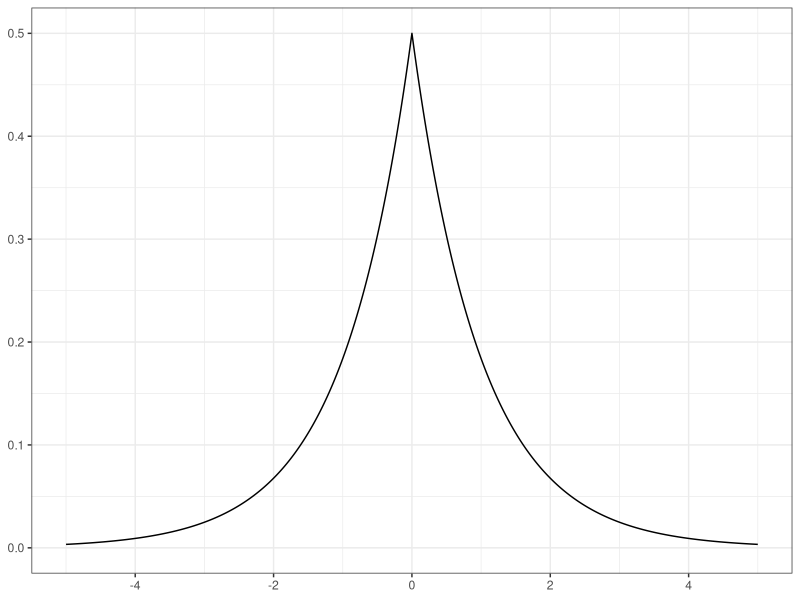
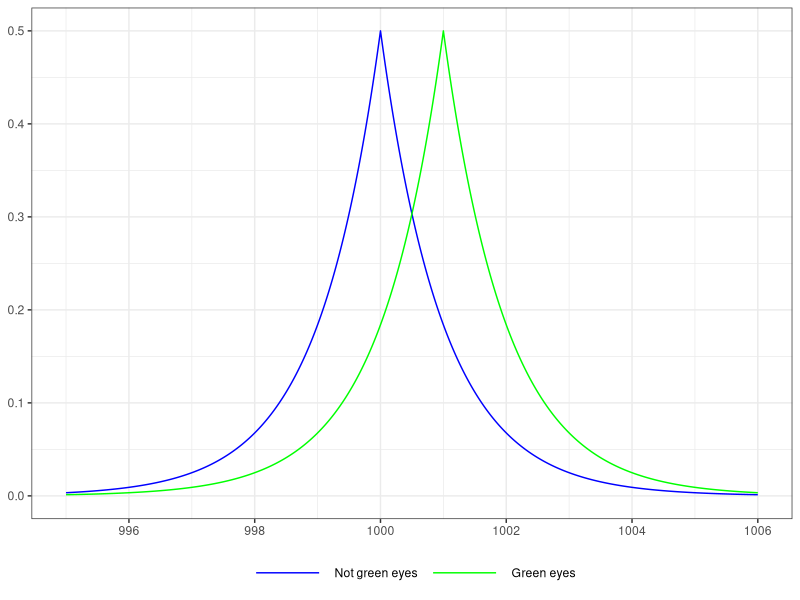
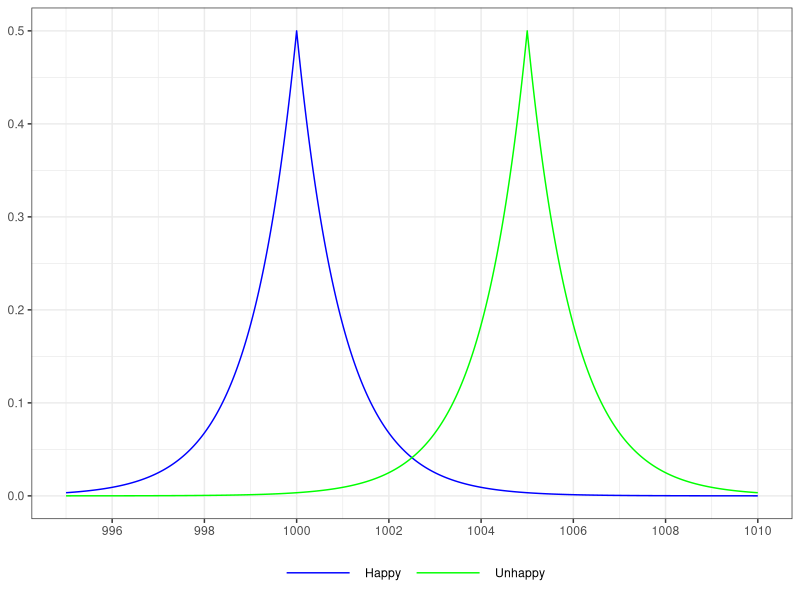
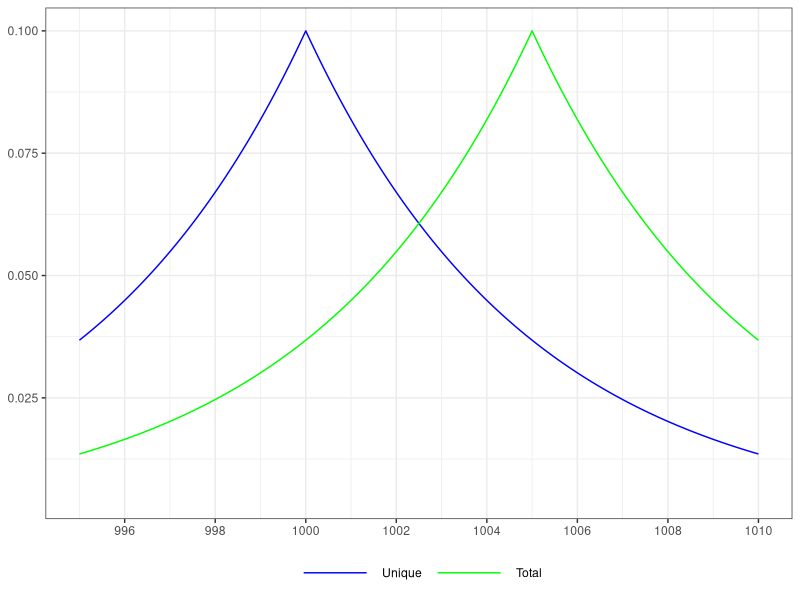
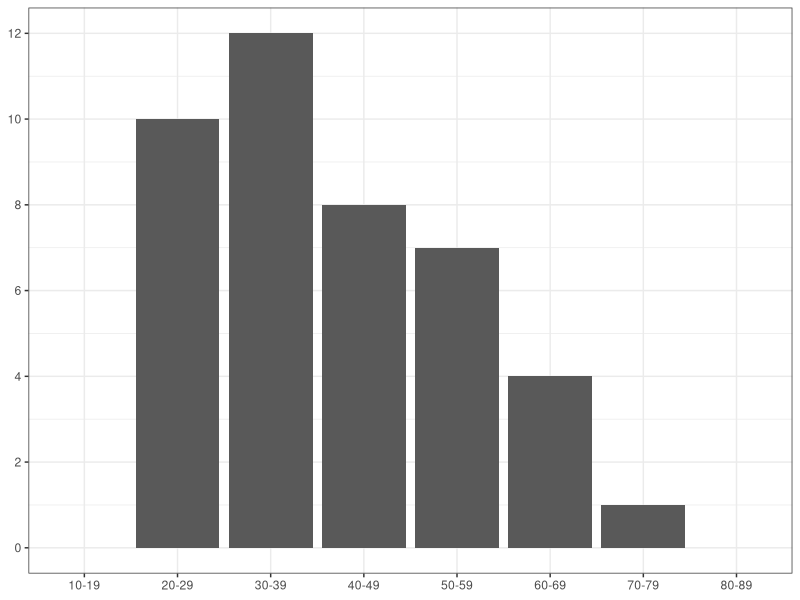
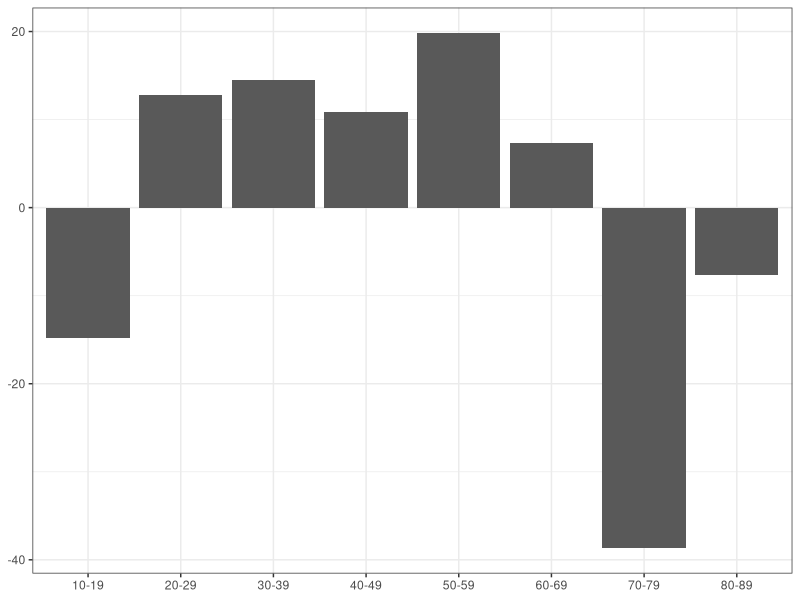
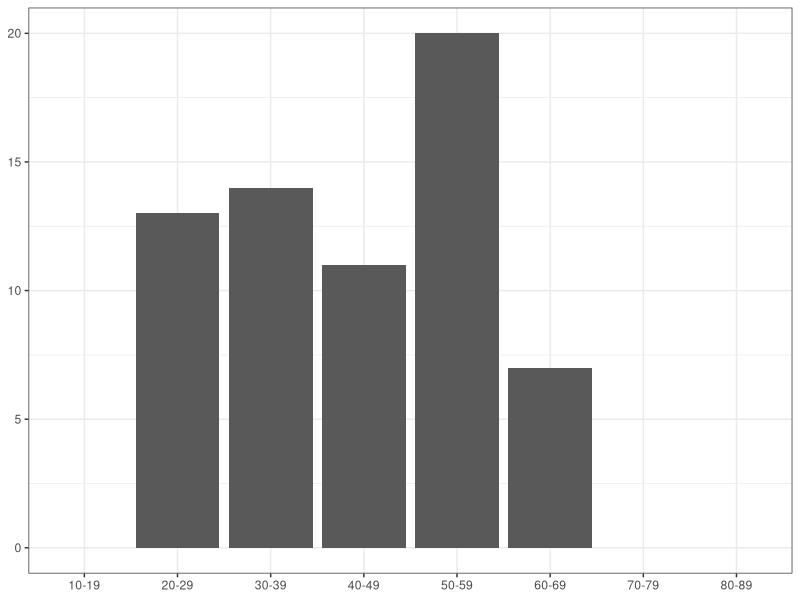

Write R code to recreate these figures, in order.
## ---- chunk 1

 # Set the global seed here
knitr::opts_chunk$set(echo = TRUE)
set.seed(1234)

# load libraries
library(tidyverse)
library(VGAM)

## ---- chunk 2

# Define parameters
mean_value <- 0
scale <- 1  # You can adjust the scale (b) as needed

# Generate data for plotting
x_values <- seq(mean_value - 10, mean_value + 10, by = 0.01)
y1_values <- dlaplace(x_values, mean_value, scale) # green eyes

# Create data frame for ggplot
data <- data.frame(x = x_values, 
                   y1 = y1_values
                   )

# Plot the Laplace distribution
ggplot(data) +
  geom_line(aes(x = x, y = y1)) +
  theme_bw() +
  scale_x_continuous(limits = c(-5, 5), 
                     breaks = seq(-4, 4, 2)) +
  theme(axis.title = element_blank(),
        legend.position = "none",
        )
## ---- chunk 3

# Define parameters
mean_value <- 1000
scale <- 1  # You can adjust the scale (b) as needed
epsilon <- .1

# Generate data for plotting
x_values <- seq(mean_value - 10, mean_value + 10, by = 0.01)
y1_values <- dlaplace(x_values, mean_value, scale) # not green eyes
y2_values <- dlaplace(x_values, mean_value+1, scale) # green eyes

# Create data frame for ggplot
data <- data.frame(x = x_values, 
                   y1 = y1_values,
                   y2 = y2_values
)

# Plot the Laplace distribution
ggplot(data) +
  geom_line(aes(x = x, y = y1, color = "y1")) +
  geom_line(aes(x = x, y = y2, color = "y2")) +
  scale_color_manual(values = c("y1" = "blue", 
                                "y2" = "green"), 
                     labels = c("Not green eyes", 
                                "Green eyes")) +  
  scale_x_continuous(limits = c(995, 1006), 
                     breaks = seq(996, 1006, 2)) +
  theme_bw() +
  theme(axis.title = element_blank(),
        legend.position = "bottom",
        legend.title = element_blank(),
        legend.key.width = unit(2, "cm"),
        )
## ---- chunk 4

# Define the function to calculate the likelihood ratio
calculate_likelihood_ratio <- function(y, x1, x2, b) {
  # Calculate the likelihood for x1
  likelihood_x1 <- (1 / (2 * b)) * exp(-abs(y - x1) / b)
  
  # Calculate the likelihood for x2
  likelihood_x2 <- (1 / (2 * b)) * exp(-abs(y - x2) / b)
  
  # Calculate the likelihood ratio
  likelihood_ratio <- likelihood_x2 / likelihood_x1
  
  return(likelihood_ratio)
}

# Example usage
y <- 1003 # published count 
x1 <- 1000 # possible true count
x2 <- 1001 # possible true count
epsilon <- 1
sensitivity <- 1 # this is always 1 in integer counting queries (if integers were 2,4,6,etc., then sensitivity would be 2)
b <- sensitivity/epsilon # scale parameter

# Calculate the likelihood ratio
likelihood_ratio <- calculate_likelihood_ratio(y, x1, x2, b)
likelihood_ratio

## ---- chunk 5

# Define parameters
mean_value <- 1000
scale <- 1  # You can adjust the scale (b) as needed

# Generate data for plotting
x_values <- seq(mean_value - 10, mean_value + 10, by = 0.01)
y1_values <- dlaplace(x_values, mean_value, scale) # unique customer complaints
y2_values <- dlaplace(x_values, mean_value+5, scale) # total customer complaints

# Create data frame for ggplot
data <- data.frame(x = x_values, 
                   y1 = y1_values,
                   y2 = y2_values
)

# Plot the Laplace distribution
ggplot(data) +
  geom_line(aes(x = x, y = y1, color = "y1")) +
  geom_line(aes(x = x, y = y2, color = "y2")) +
  scale_color_manual(values = c("y1" = "blue", 
                                "y2" = "green"), 
                     labels = c("Happy", 
                                "Unhappy")) +  
  scale_x_continuous(limits = c(995, 1010), 
                     breaks = seq(996, 1010, 2)) +
  theme_bw() +
  theme(axis.title = element_blank(),
        legend.position = "bottom",
        legend.title = element_blank(),
        legend.key.width = unit(2, "cm"),
        )
## ---- chunk 6


# Define parameters
mean_value <- 1000
scale <- 5  # You can adjust the scale (b) as needed

# Generate data for plotting
x_values <- seq(mean_value - 10, mean_value + 10, by = 0.01)
y1_values <- dlaplace(x_values, mean_value, scale) # unique customer complaints
y2_values <- dlaplace(x_values, mean_value+5, scale) # total customer complaints

# Create data frame for ggplot
data <- data.frame(x = x_values, 
                   y1 = y1_values,
                   y2 = y2_values
)

# Plot the Laplace distribution
ggplot(data) +
  geom_line(aes(x = x, y = y1, color = "y1")) +
  geom_line(aes(x = x, y = y2, color = "y2")) +
  scale_color_manual(values = c("y1" = "blue", 
                                "y2" = "green"), 
                     labels = c("Unique", 
                                "Total")) +  
  scale_x_continuous(limits = c(995, 1010), 
                     breaks = seq(996, 1010, 2)) +
  theme_bw() +
  theme(axis.title = element_blank(),
        legend.position = "bottom",
        legend.title = element_blank(),
        legend.key.width = unit(2, "cm"),
  )

## ---- chunk 7

# Create a sample dataframe with age data
df <- data.frame(age_group = c("10-19","20-29","30-39","40-49","50-59","60-69","70-79","80-89"),
                 n = c(0,10,12,8,7,4,1,0)
                 )

# Plot the percent frequency histogram with differential privacy
ggplot(df, aes(x=age_group, y=n)) +
  geom_bar(stat="identity") +
  scale_y_continuous(breaks = seq(0,12,2)) +
  theme_bw() +
  theme(axis.title = element_blank(),
        legend.position = "bottom",
        legend.title = element_blank(),
        legend.key.width = unit(2, "cm"),
  )
## ---- chunk 8

# Parameters for the Laplace distribution
location <- 0  # Mean (location parameter)
epsilon <- .1
sensitivity <- 1 # this is always 1 in integer counting queries (if integers were 2,4,6,etc., then sensitivity would be 2)
b <- sensitivity/epsilon # scale parameter


# Generate Laplace noise for each value in n
laplace_noise <- rlaplace(nrow(df), location, b)

# Add the noise to the n column
df$n_noisy <- df$n + laplace_noise

# Plot the percent frequency histogram with differential privacy
ggplot(df, aes(x=age_group, y=n_noisy)) +
  geom_bar(stat="identity") +
  theme_bw() +
  theme(axis.title = element_blank(),
        legend.position = "bottom",
        legend.title = element_blank(),
        legend.key.width = unit(2, "cm"),
  )

## ---- chunk 9
# Add the noise to the n column
df$n_noisy <- df$n + laplace_noise
df$n_noisy_postprocess <- ifelse(df$n_noisy<0,yes = 0,round(df$n_noisy))

# Plot the percent frequency histogram with differential privacy
ggplot(df, aes(x=age_group, y=n_noisy_postprocess)) +
  geom_bar(stat="identity") +
  theme_bw() +
  theme(axis.title = element_blank(),
        legend.position = "bottom",
        legend.title = element_blank(),
        legend.key.width = unit(2, "cm"),
  )

print(df)
